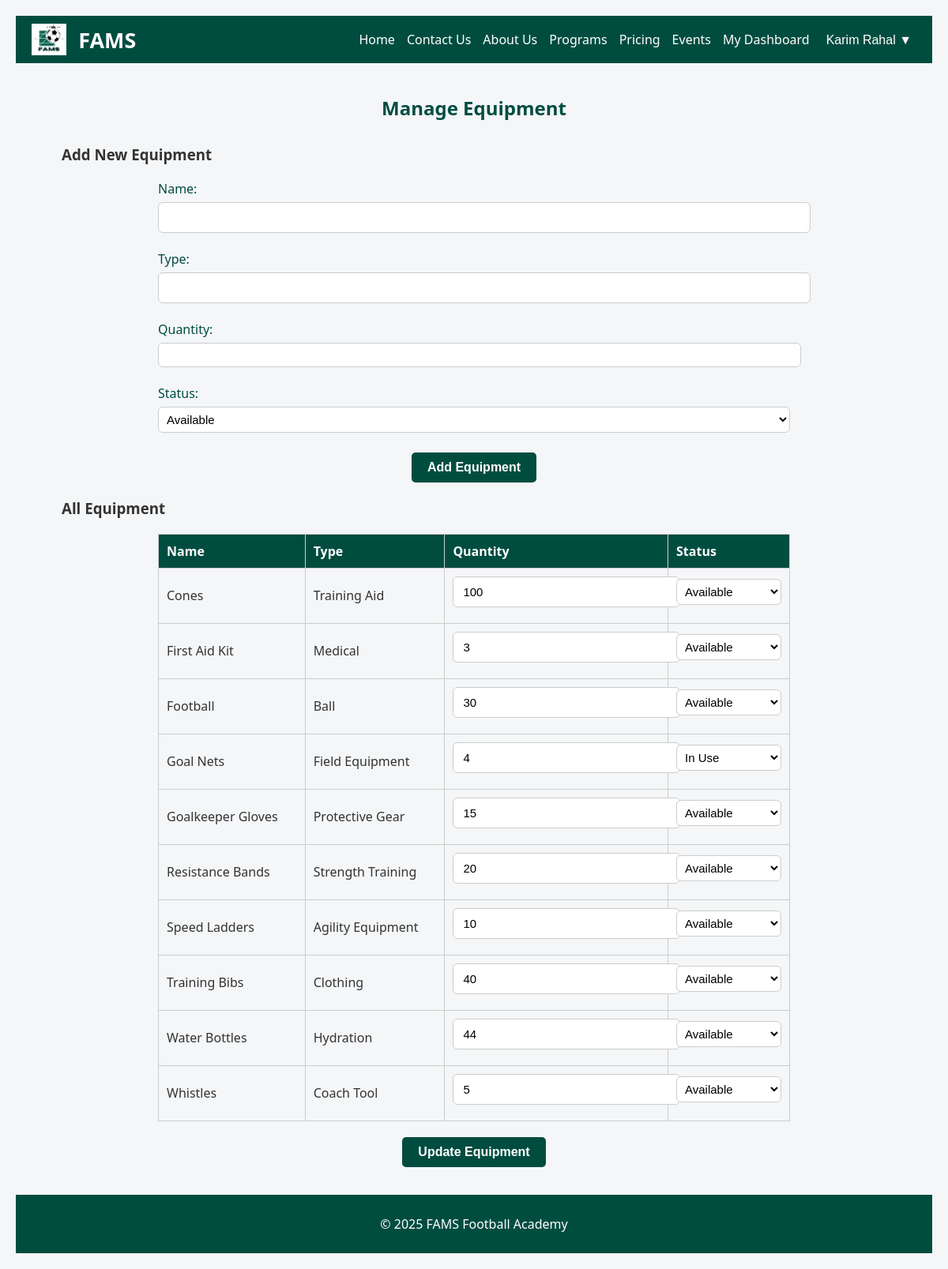
Screenshot of /Dashboards/manage-equipment.php (signed in) with the database file from the repository.
### tables this page shows
CREATE TABLE `equipment` (
  `id` int(11) NOT NULL,
  `name` varchar(100) NOT NULL,
  `type` varchar(100) DEFAULT NULL,
  `quantity` int(11) NOT NULL DEFAULT 0,
  `status` enum('Available','In Use','Damaged','Unavailable') DEFAULT 'Available',
  `updated_at` timestamp NOT NULL DEFAULT current_timestamp() ON UPDATE current_timestamp()
);

### Dashboards/manage-equipment.php (the view, shortened to what this page needs)
<?php
require_once '../includes/db.php';
require_once '../includes/header.php';
$equipment = $conn->query("SELECT * FROM equipment ORDER BY name ASC")->fetch_all(MYSQLI_ASSOC);
?>
<h2>Manage Equipment</h2>
<h3>Add New Equipment</h3>
<form method="POST" class="equipment-form">
    <label>Name:</label>
    <input type="text" name="name" required>
    <label>Type:</label>
    <input type="text" name="type">
    <label>Quantity:</label>
    <input type="number" name="quantity" min="0" required>
    <label>Status:</label>
    <select name="status">
        <option value="Available">Available</option>
    </select>
    <button type="submit" class="btn">Add Equipment</button>
</form>
<h3>All Equipment</h3>
<form method="POST">
    <table class="equipment-table">
        <thead>
            <tr>
                <th>Name</th>
                <th>Type</th>
                <th>Quantity</th>
                <th>Status</th>
            </tr>
        </thead>
        <tbody>
        <?php foreach ($equipment as $item): ?>
            <tr>
                <td><?= htmlspecialchars($item['name']) ?></td>
                <td><?= htmlspecialchars($item['type']) ?></td>
                <td>
                    <input type="number" name="equipment[<?= $item['id'] ?>][quantity]" value="<?= $item['quantity'] ?>" min="0">
                </td>
                <td>
                    <select name="equipment[<?= $item['id'] ?>][status]">
                        <option value="Available" <?= $item['status'] === 'Available' ? 'selected' : '' ?>>Available</option>
                        <option value="In Use" <?= $item['status'] === 'In Use' ? 'selected' : '' ?>>In Use</option>
                    </select>
                </td>
            </tr>
        <?php endforeach; ?>
        </tbody>
    </table>
    <button type="submit" class="btn">Update Equipment</button>
</form>
<?php include '../includes/footer.php'; ?>

### includes/header.php (shortened to what this page needs)
<!DOCTYPE html>
<html lang="en">
<head>
    <link rel="stylesheet" href="/FAMS/assets/css/style.css">
</head>
<body>
    <nav>
    <div class="logo">
    <img src="/FAMS/assets/images/famsLogo.PNG" alt="FAMS Logo" style="height:40px; vertical-align:middle; margin-right:10px;">
    <span style="vertical-align:middle;">FAMS</span>
    </div>
        <div class="nav-links">
            <a href="/FAMS/index.php">Home</a>
            <a href="/FAMS/contactUs.php">Contact Us</a>
            <a href="/FAMS/aboutUs.php">About Us</a>
            <a href="/FAMS/programs.php">Programs</a>
            <a href="/FAMS/Pricing.php">Pricing</a>
            <a href="/FAMS/Events.php">Events</a>
            <?php if (isset($_SESSION['user_id']) && isset($_SESSION['user_name'])): ?>
                <a href="/FAMS/dashboard.php">My Dashboard</a>
                <div class="user-dropdown">
                    <button class="user-button"><?= htmlspecialchars($_SESSION['user_name']) ?> ▼</button>
                </div>
            <?php else: ?>
                <a href="/FAMS/login.php">Login</a>
                <a href="/FAMS/register.php">Sign Up</a>
            <?php endif; ?>
        </div>
    </nav>
    <div class="container">

### includes/footer.php (shortened to what this page needs)
</div>
     <footer><p>&copy; 2025 FAMS Football Academy</p></footer>
      </body>
      </html>

### assets/css/style.css (style rules this page uses)
body { font-family: "DM Sans", sans-serif; margin: 0; padding: 0; background: #f5f5f5; }
.container { width: 90%; margin: auto; padding: 20px; }
header, footer { background: #004d40; color: #fff; padding: 10px 0; text-align: center; }
nav { background: #004d40; color: #fff; padding: 10px 20px; display: flex; justify-content: space-between; align-items: center; }
nav .logo { font-weight: bold; font-size: 1.2em; }
nav .nav-links { display: flex; gap: 15px; align-items: center; }
nav .nav-links a { color: #fff; text-decoration: none; }
nav .user-dropdown { position: relative; }
nav .user-button { cursor: pointer; background: none; border: none; color: #fff; font-size: 1em; }
nav .logo img { height: 40px; vertical-align: middle; margin-right: 10px; }
nav .logo span { vertical-align: middle; font-size: 1.4em; font-weight: bold; }
.btn { background-color: #004d40; color: white; padding: 10px 25px; border: none; border-radius: 5px; text-decoration: none; font-weight: bold; }
.btn { background-color: #004d40; color: white; padding: 10px 20px; border: none; border-radius: 5px; font-weight: bold; cursor: pointer; }
table { width: 100%; border-collapse: collapse; margin-bottom: 10px; }
table th, table td { padding: 10px; border: 1px solid #ccc; text-align: left; }
table th { background-color: #004d40; color: white; }
select { padding: 6px; border-radius: 4px; width: 100%; }
body { font-family: 'Segoe UI', Tahoma, Geneva, Verdana, sans-serif; background-color: #f4f6f8; margin: 0; padding: 20px; color: #333; }
label { display: block; font-weight: 500; margin-top: 12px; margin-bottom: 6px; color: #004d40; }
select, input[type="date"], input[type="number"], textarea { width: 100%; padding: 10px 12px; border: 1px solid #ccc; border-radius: 6px; font-size: 15px; background-color: #fff; transition: border 0.3s, box-shadow 0.3s; }
.btn { display: block; background-color: #004d40; color: white; padding: 12px 24px; font-size: 16px; border: none; border-radius: 8px; cursor: pointer; margin: 30px auto 0; font-weight: bold; transition: background-color 0.3s ease; }
h2 { text-align: center; color: #004d40; margin-bottom: 30px; }
.equipment-form, table { width: 100%; max-width: 800px; margin: 20px auto; }
.equipment-form input, .equipment-form select, table input, table select { width: 100%; padding: 6px; margin-bottom: 10px; }
input[type="text"], textarea { width: 100%; padding: 10px 12px; border: 1px solid #ccc; border-radius: 6px; font-size: 15px; background-color: #fff; transition: border 0.3s, box-shadow 0.3s; }
.equipment-table { border-collapse: collapse; width: 100%; }
.equipment-table th, .equipment-table td { border: 1px solid #ccc; padding: 10px; }
.equipment-table th { background-color: #004d40; color: white; }
.btn { display: block; background: #004d40; color: white; padding: 10px 20px; margin: 15px auto; border: none; border-radius: 5px; font-weight: bold; cursor: pointer; }

### rows the page displays
equipment: name "Cones", type "Training Aid", quantity "100", status+id "Available"
equipment: name "First Aid Kit", type "Medical", quantity "3", status+id "Available"
equipment: name "Football", type "Ball", quantity "30", status+id "Available"
equipment: name "Goal Nets", type "Field Equipment", quantity "4", status+id "In Use"
equipment: name "Goalkeeper Gloves", type "Protective Gear", quantity "15", status+id "Available"
equipment: name "Resistance Bands", type "Strength Training", quantity "20", status+id "Available"
equipment: name "Speed Ladders", type "Agility Equipment", quantity "10", status+id "Available"
equipment: name "Training Bibs", type "Clothing", quantity "40", status+id "Available"
equipment: name "Water Bottles", type "Hydration", quantity "44", status+id "Available"
equipment: name "Whistles", type "Coach Tool", quantity "5", status+id "Available"

### other values shown
$_SESSION['user_name'] "Karim Rahal"
